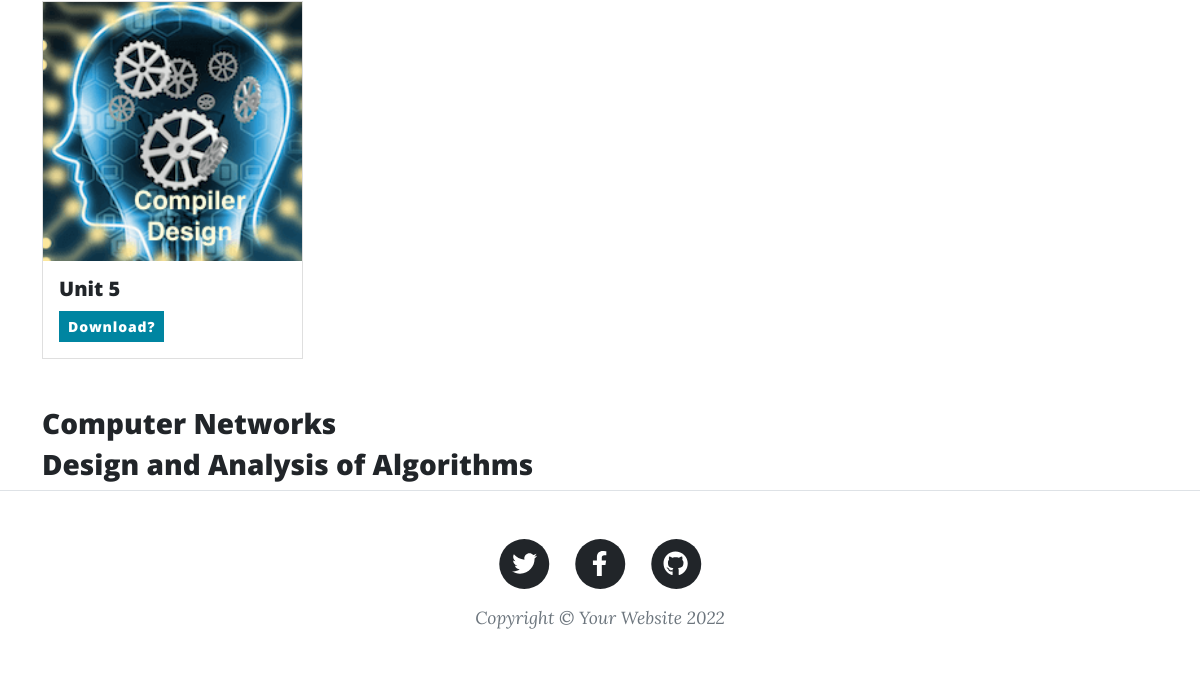
Page /notes/notes (signed in, lower part) on the earlier database version.
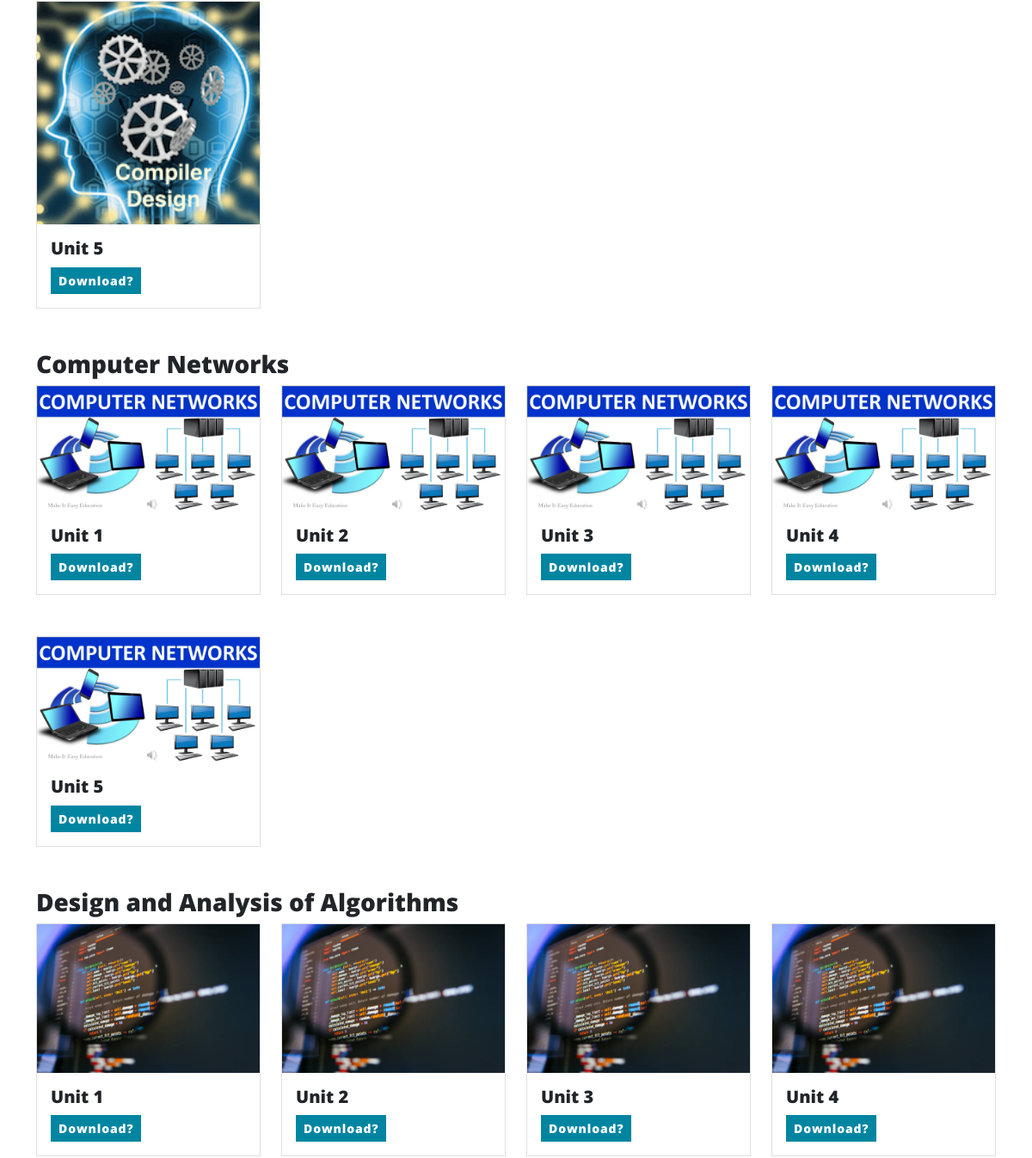
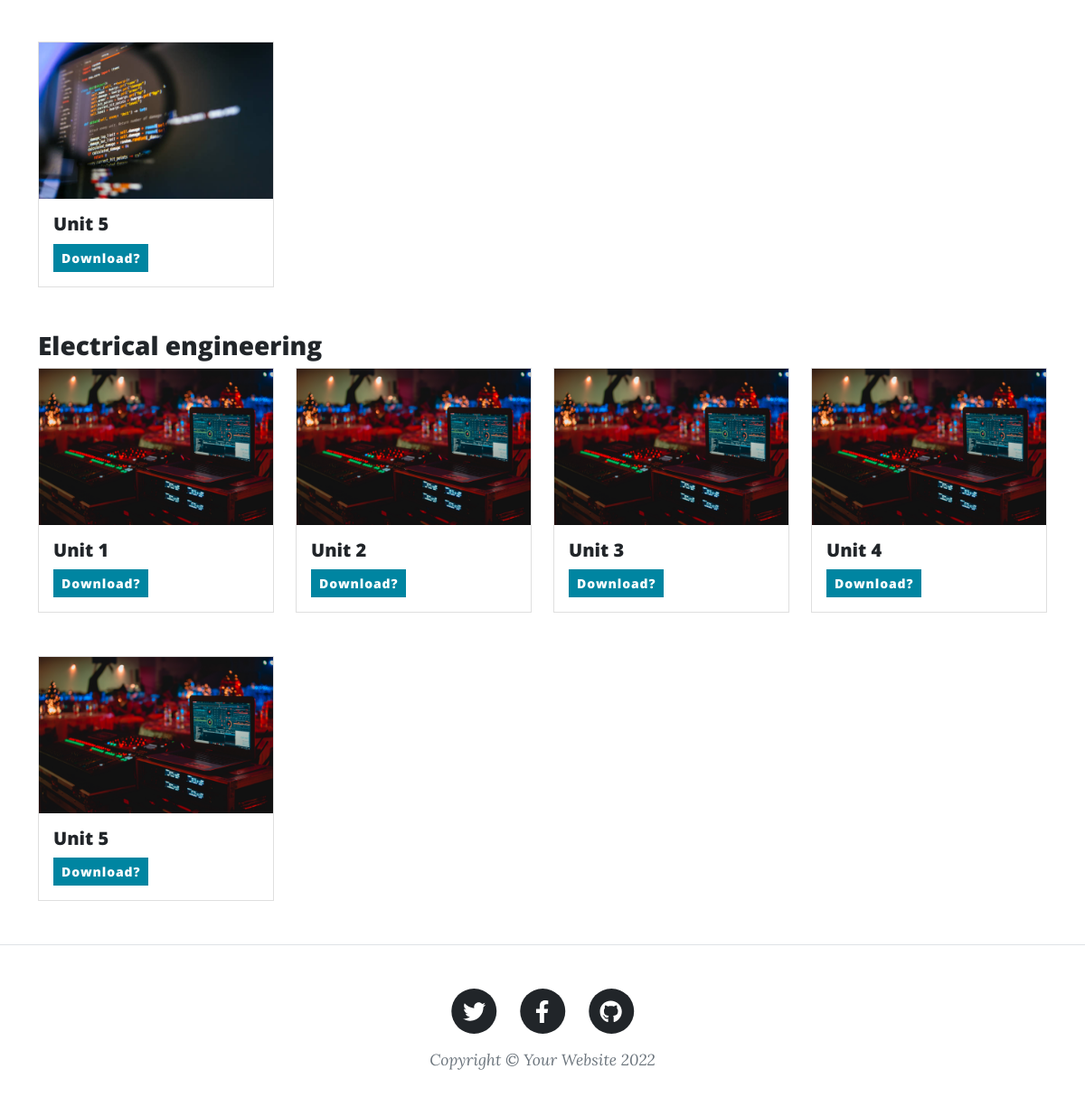
Same page on the later database version (2 pictures, top to bottom).
### notes/models.py (models this page shows, shortened)
class Unit(models.Model):
    subject = models.ForeignKey(Subject , on_delete=models.CASCADE)
    unitNo = models.IntegerField(default=1)
    file = models.FileField(null=True, blank=True)
    class Meta:
        unique_together = ('unitNo','subject')
        ordering = ['unitNo']

class Subject(models.Model):
    name = models.CharField(max_length=100, unique=True)
    units = models.ManyToManyField('Unit', blank=True, related_name='units')
    img = models.ImageField(null=True , blank=True)
    def __str__(self):
        return self.name

### notes/views.py (the view)
# urls.py: path('', views.index, name='index'),
@login_required(login_url="loginPage")
def index(request):
    subjects = Subject.objects.all()
    flag= False
    if request.method == 'POST':
        keyword = request.POST.get('keyword')
        subjects = Subject.objects.filter(name__contains=keyword)
        if not len(subjects):
            flag=True
    print(flag)
    params = {
        'subjects':subjects,
        'allSubjects':Subject.objects.all(),
        'flag':flag,
    }
    return render(request,'notes/index.html',params)

### templates/notes/index.html (shortened to what this page needs)
{% extends 'blog-basic.html'%}
{% block content%}
        <div class="container">
            {% for i in subjects%}
                <div class="row">
                            <h3>{{i}}</h3>
                                {% for j in i.units.all%}
                                    <div class="col-sm-3 mb-5">
                                        <div class="card" >
                                          <img class="card-img-top" src="{{i.img.url}}" alt="Card image cap">
                                          <div class="card-body">
                                            <h5 class="card-title">Unit {{j.unitNo}}</h5>
                                            <a href="{{j.file.url}}" class="btn btn-primary btn-sm">Download?</a>
                                          </div>
                                        </div>
                                    </div>
                                {% endfor %}
                </div>
            {% endfor%}
        </div>
        {% endblock content%}

Differences in the rows shown:
added Unit: img (placeholder picture), unitNo "1", shown under Subject "Computer Networks"
added Unit: img (placeholder picture), unitNo "2", shown under Subject "Computer Networks"
added Unit: img (placeholder picture), unitNo "3", shown under Subject "Computer Networks"
added Unit: img (placeholder picture), unitNo "4", shown under Subject "Computer Networks"
added Unit: img (placeholder picture), unitNo "5", shown under Subject "Computer Networks"
added Unit: img (picture), unitNo "1", shown under Subject "Design and Analysis of Algorithms"
added Unit: img (picture), unitNo "2", shown under Subject "Design and Analysis of Algorithms"
added Unit: img (picture), unitNo "3", shown under Subject "Design and Analysis of Algorithms"
added Unit: img (picture), unitNo "4", shown under Subject "Design and Analysis of Algorithms"
added Unit: img (picture), unitNo "5", shown under Subject "Design and Analysis of Algorithms"
added Subject: name "Electrical engineering"
added Unit: img (picture), unitNo "1", shown under "Electrical engineering"
added Unit: img (picture), unitNo "2", shown under "Electrical engineering"
added Unit: img (picture), unitNo "3", shown under "Electrical engineering"
added Unit: img (picture), unitNo "4", shown under "Electrical engineering"
added Unit: img (picture), unitNo "5", shown under "Electrical engineering"
